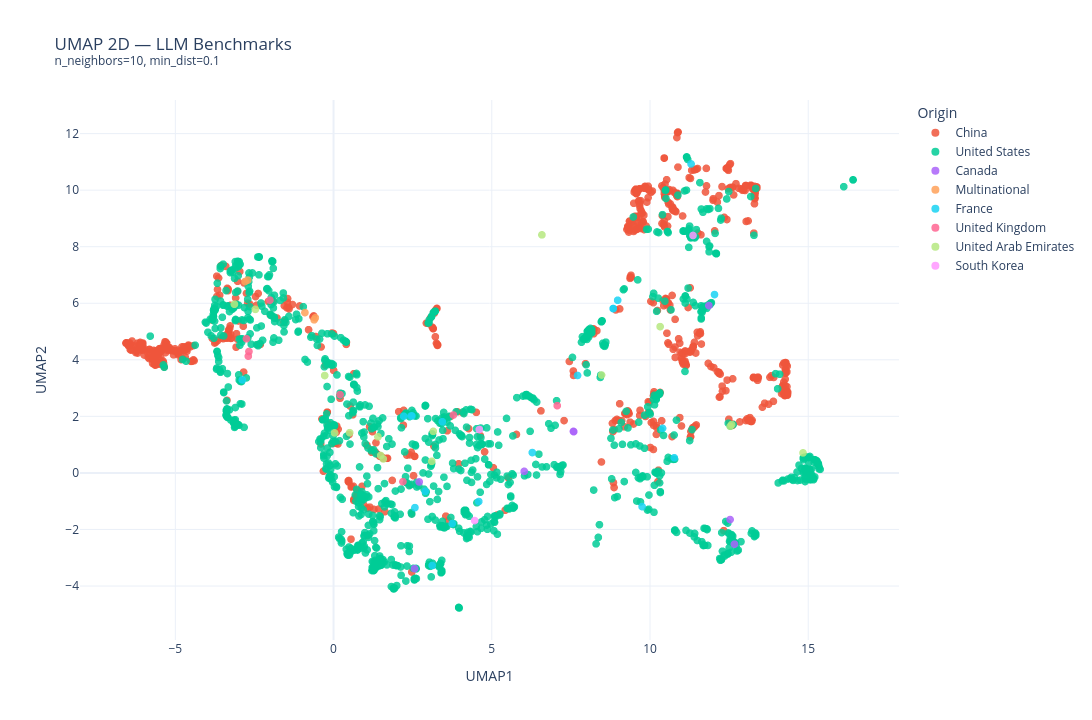

Notebook code cell kept with this figure:
### Markdown cell above
## 1c. UMAP

Note: UMAP is designed for high-dimensional data. With only 6 benchmark features the topology signal is limited — treat this as exploratory. Increase `N_NEIGHBORS` for more global structure, decrease for more local clusters.

### Code cell
import umap

N_NEIGHBORS  = 10    # higher = more global structure
MIN_DIST     = 0.1   # lower = tighter clusters
RANDOM_STATE = 42

selected_umap = PRIMARY_BENCHMARKS[:]
df_umap = df_raw.copy()
coverage = df_umap[selected_umap].notna().mean(axis=1)
df_umap = df_umap[coverage >= 0.5].copy()

X_umap = df_umap[selected_umap].values.astype(float)
X_umap = SimpleImputer(strategy="mean").fit_transform(X_umap)
X_umap = StandardScaler().fit_transform(X_umap)

reducer = umap.UMAP(n_components=2, n_neighbors=N_NEIGHBORS, min_dist=MIN_DIST,
                    random_state=RANDOM_STATE)
embedding = reducer.fit_transform(X_umap)

df_umap["UMAP1"] = embedding[:, 0]
df_umap["UMAP2"] = embedding[:, 1]

fig_umap = px.scatter(
    df_umap,
    x="UMAP1", y="UMAP2",
    color="Origin",
    hover_name="Model",
    hover_data={
        "Company": True,
        "Release Year": True,
        "UMAP1": False,
        "UMAP2": False,
        **{b: ":.2f" for b in PRIMARY_BENCHMARKS},
    },
    title=f"UMAP 2D — LLM Benchmarks<br><sup>n_neighbors={N_NEIGHBORS}, min_dist={MIN_DIST}</sup>",
    template="plotly_white",
    width=1280, height=720,
)
fig_umap.update_traces(marker=dict(size=8, opacity=0.85))
fig_umap.show()

### Figure 1 — Plotly figure (JSON) as saved in the notebook; plotly's stock layout.template omitted (floating-point values rounded to 4 significant figures; data arrays with more than 128 entries replaced by an {"elided": "..."} marker saying what was removed)
{"data": [{"customdata": {"elided": "799x8 mixed values"}, "hovertemplate": "<b>%{hovertext}</b><br><br>Origin=China<br>Company=%{customdata[0]}<br>Release Year=%{customdata[1]}<br>oll_BBH=%{customdata[2]:.2f}<br>oll_GPQA=%{customdata[3]:.2f}<br>oll_IFEval=%{customdata[4]:.2f}<br>oll_MATH_lvl5=%{customdata[5]:.2f}<br>oll_MMLU_PRO=%{customdata[6]:.2f}<br>oll_MUSR=%{customdata[7]:.2f}<extra></extra>", "hovertext": {"elided": "799 str values"}, "legendgroup": "China", "marker": {"color": "#EF553B", "opacity": 0.85, "size": 8, "symbol": "circle"}, "mode": "markers", "name": "China", "showlegend": true, "type": "scattergl", "x": {"elided": "799 float values"}, "xaxis": "x", "y": {"elided": "799 float values"}, "yaxis": "y"}, {"customdata": {"elided": "1189x8 mixed values"}, "hovertemplate": "<b>%{hovertext}</b><br><br>Origin=United States<br>Company=%{customdata[0]}<br>Release Year=%{customdata[1]}<br>oll_BBH=%{customdata[2]:.2f}<br>oll_GPQA=%{customdata[3]:.2f}<br>oll_IFEval=%{customdata[4]:.2f}<br>oll_MATH_lvl5=%{customdata[5]:.2f}<br>oll_MMLU_PRO=%{customdata[6]:.2f}<br>oll_MUSR=%{customdata[7]:.2f}<extra></extra>", "hovertext": {"elided": "1189 str values"}, "legendgroup": "United States", "marker": {"color": "#00cc96", "opacity": 0.85, "size": 8, "symbol": "circle"}, "mode": "markers", "name": "United States", "showlegend": true, "type": "scattergl", "x": {"elided": "1189 float values"}, "xaxis": "x", "y": {"elided": "1189 float values"}, "yaxis": "y"}, {"customdata": [["CohereForAI", 2024, 34.86, 5.928, 64.62, 3.474, 26.18, 13.47], ["CohereForAI", 2024, 20.2, 4.586, 46.99, 1.662, 14.2, 8.424], ["CohereForAI", 2024, 38.71, 10.07, 73.02, 15.33, 34.78, 6.409], ["CohereForAI", 2024, 28.52, 7.047, 63.59, 8.61, 22.26, 4.411], ["CohereForAI", 2024, 39.92, 7.383, 76.64, 8.006, 33.24, 20.42], ["CohereForAI", 2024, 42.84, 13.42, 75.4, 12.39, 38.01, 19.84], ["CohereForAI", 2024, 34.56, 7.606, 67.48, 3.474, 26.33, 16.13], ["CohereForAI", 2024, 36.02, 7.83, 77.13, 29.91, 28.58, 10.23]], "hovertemplate": "<b>%{hovertext}</b><br><br>Origin=Canada<br>Company=%{customdata[0]}<br>Release Year=%{customdata[1]}<br>oll_BBH=%{customdata[2]:.2f}<br>oll_GPQA=%{customdata[3]:.2f}<br>oll_IFEval=%{customdata[4]:.2f}<br>oll_MATH_lvl5=%{customdata[5]:.2f}<br>oll_MMLU_PRO=%{customdata[6]:.2f}<br>oll_MUSR=%{customdata[7]:.2f}<extra></extra>", "hovertext": ["CohereForAI/aya-23-35B", "CohereForAI/aya-23-8B", "CohereForAI/aya-expanse-32b", "CohereForAI/aya-expanse-8b", "CohereForAI/c4ai-command-r-plus", "CohereForAI/c4ai-command-r-plus-08-2024", "CohereForAI/c4ai-command-r-v01", "CohereForAI/c4ai-command-r7b-12-2024"], "legendgroup": "Canada", "marker": {"color": "#ab63fa", "opacity": 0.85, "size": 8, "symbol": "circle"}, "mode": "markers", "name": "Canada", "showlegend": true, "type": "scattergl", "x": [6.026, 2.707, 12.53, 2.56, 7.581, 11.86, 7.59, 12.67], "xaxis": "x", "y": [0.05563, -0.3183, -1.649, -3.385, 1.469, 5.92, 1.458, -2.519], "yaxis": "y"}, {"customdata": [["bigscience", 2022, 4.043, 1.23, 13.73, 0.5287, 1.199, 3.417], ["bigscience", 2022, 4.397, 1.119, 10.44, 0.5287, 0.9586, 6.838], ["bigscience", 2022, 3.42, 0, 12.71, 0.8308, 1.476, 7.891], ["bigscience", 2022, 2.885, 1.566, 6.202, 0.3776, 1.827, 8.185], ["bigscience", 2022, 4.039, 1.902, 13.22, 0.5287, 1.162, 1.921]], "hovertemplate": "<b>%{hovertext}</b><br><br>Origin=Multinational<br>Company=%{customdata[0]}<br>Release Year=%{customdata[1]}<br>oll_BBH=%{customdata[2]:.2f}<br>oll_GPQA=%{customdata[3]:.2f}<br>oll_IFEval=%{customdata[4]:.2f}<br>oll_MATH_lvl5=%{customdata[5]:.2f}<br>oll_MMLU_PRO=%{customdata[6]:.2f}<br>oll_MUSR=%{customdata[7]:.2f}<extra></extra>", "hovertext": ["bigscience/bloom-1b1", "bigscience/bloom-1b7", "bigscience/bloom-3b", "bigscience/bloom-560m", "bigscience/bloom-7b1"], "legendgroup": "Multinational", "marker": {"color": "#FFA15A", "opacity": 0.85, "size": 8, "symbol": "circle"}, "mode": "markers", "name": "Multinational", "showlegend": true, "type": "scattergl", "x": [-2.709, -0.9037, -0.613, -0.575, -2.797], "xaxis": "x", "y": [6.821, 5.669, 5.414, 5.487, 6.768], "yaxis": "y"}, {"customdata": {"elided": "20x8 mixed values"}, "hovertemplate": "<b>%{hovertext}</b><br><br>Origin=France<br>Company=%{customdata[0]}<br>Release Year=%{customdata[1]}<br>oll_BBH=%{customdata[2]:.2f}<br>oll_GPQA=%{customdata[3]:.2f}<br>oll_IFEval=%{customdata[4]:.2f}<br>oll_MATH_lvl5=%{customdata[5]:.2f}<br>oll_MMLU_PRO=%{customdata[6]:.2f}<br>oll_MUSR=%{customdata[7]:.2f}<extra></extra>", "hovertext": ["irahulpandey/mistralai-7B-slerp-v0.1", "mistral-community/Mistral-7B-v0.2", "mistral-community/Mixtral-8x22B-v0.1", "mistral-community/mixtral-8x22B-v0.3", "mistralai/Codestral-22B-v0.1", "mistralai/Ministral-8B-Instruct-2410", "mistralai/Mistral-7B-Instruct-v0.1", "mistralai/Mistral-7B-Instruct-v0.2", "mistralai/Mistral-7B-Instruct-v0.3", "mistralai/Mistral-7B-v0.1", "mistralai/Mistral-7B-v0.3", "mistralai/Mistral-Large-Instruct-2411", "mistralai/Mistral-Nemo-Base-2407", "mistralai/Mistral-Nemo-Instruct-2407", "mistralai/Mistral-Small-24B-Base-2501", "mistralai/Mistral-Small-Instruct-2409", "mistralai/Mixtral-8x22B-Instruct-v0.1", "mistralai/Mixtral-8x22B-v0.1", "mistralai/Mixtral-8x7B-Instruct-v0.1", "mistralai/Mixtral-8x7B-v0.1"], "legendgroup": "France", "marker": {"color": "#19d3f3", "opacity": 0.85, "size": 8, "symbol": "circle"}, "mode": "markers", "name": "France", "showlegend": true, "type": "scattergl", "x": [6.281, 2.477, 3.749, 8.838, 4.588, 10.4, -2.883, 2.9, 2.572, 3.438, 2.455, 11.3, 2.219, 3.119, 8.978, 10.77, 12.04, 8.836, 9.75, 7.71], "xaxis": "x", "y": [0.7207, 2.015, -1.789, 5.816, -1.011, 1.576, 3.287, -0.6519, -1.227, 1.81, 2.014, 10.93, 2.004, -3.272, 6.106, 0.5359, 6.308, 5.81, -1.19, 3.446], "yaxis": "y"}, {"customdata": [["stabilityai", 2023, 41.26, 8.837, 37.87, 4.381, 25.85, 18.65], ["stabilityai", 2024, 22.69, 3.803, 15.69, 4.305, 23.02, 14.49], ["stabilityai", 2024, 25.25, 2.237, 40.82, 5.363, 19.27, 7.728], ["stabilityai", 2024, 8.633, 0, 11.57, 0.7553, 5.151, 5.791], ["stabilityai", 2024, 7.493, 0, 30.6, 2.492, 6.906, 5.713], ["stabilityai", 2024, 6.709, 0, 32.79, 3.323, 7.931, 5.993], ["stabilityai", 2023, 9.013, 0, 22.03, 1.057, 7.432, 4.423], ["stabilityai", 2023, 14.76, 0, 36.83, 4.305, 8.531, 9.788]], "hovertemplate": "<b>%{hovertext}</b><br><br>Origin=United Kingdom<br>Company=%{customdata[0]}<br>Release Year=%{customdata[1]}<br>oll_BBH=%{customdata[2]:.2f}<br>oll_GPQA=%{customdata[3]:.2f}<br>oll_IFEval=%{customdata[4]:.2f}<br>oll_MATH_lvl5=%{customdata[5]:.2f}<br>oll_MMLU_PRO=%{customdata[6]:.2f}<br>oll_MUSR=%{customdata[7]:.2f}<extra></extra>", "hovertext": ["stabilityai/StableBeluga2", "stabilityai/stablelm-2-12b", "stabilityai/stablelm-2-12b-chat", "stabilityai/stablelm-2-1_6b", "stabilityai/stablelm-2-1_6b-chat", "stabilityai/stablelm-2-zephyr-1_6b", "stabilityai/stablelm-3b-4e1t", "stabilityai/stablelm-zephyr-3b"], "legendgroup": "United Kingdom", "marker": {"color": "#FF6692", "opacity": 0.85, "size": 8, "symbol": "circle"}, "mode": "markers", "name": "United Kingdom", "showlegend": true, "type": "scattergl", "x": [7.068, 3.787, 2.192, -2.01, -2.673, -2.694, -2.752, 0.205], "xaxis": "x", "y": [2.378, 2.048, -0.3099, 6.111, 4.294, 4.13, 4.744, 2.769], "yaxis": "y"}, {"customdata": [["tiiuae", 2024, 41.38, 12.75, 36.48, 24.92, 36.0, 14.17], ["tiiuae", 2024, 44.82, 10.51, 78.17, 27.64, 38.1, 13.61], ["tiiuae", 2024, 11.34, 3.915, 24.28, 3.323, 6.758, 9.709], ["tiiuae", 2024, 12.96, 2.237, 55.57, 6.344, 9.316, 10.56], ["tiiuae", 2024, 21.58, 6.264, 27.65, 11.78, 20.88, 6.274], ["tiiuae", 2024, 26.29, 5.145, 69.77, 25, 22.28, 11.13], ["tiiuae", 2024, 31.56, 12.86, 34.16, 19.41, 32.34, 18.14], ["tiiuae", 2024, 37.92, 8.054, 76.12, 40.86, 34.3, 21.17], ["tiiuae", 2024, 25.53, 7.942, 28.91, 19.41, 22.64, 4.393], ["tiiuae", 2024, 25.2, 7.159, 71.65, 30.06, 26.33, 8.258], ["tiiuae", 2024, 21.94, 2.796, 32.61, 2.795, 15.44, 7.531], ["tiiuae", 2023, 16.58, 3.132, 24.96, 1.813, 16.72, 5.193], ["tiiuae", 2023, 17.22, 0, 24.54, 1.964, 14.02, 5.162], ["tiiuae", 2023, 5.964, 0, 18.21, 0.9819, 1.393, 4.497], ["tiiuae", 2023, 4.823, 0, 19.69, 1.208, 1.725, 3.254], ["tiiuae", 2024, 19.88, 8.054, 33.36, 4.456, 14.47, 10.86]], "hovertemplate": "<b>%{hovertext}</b><br><br>Origin=United Arab Emirates<br>Company=%{customdata[0]}<br>Release Year=%{customdata[1]}<br>oll_BBH=%{customdata[2]:.2f}<br>oll_GPQA=%{customdata[3]:.2f}<br>oll_IFEval=%{customdata[4]:.2f}<br>oll_MATH_lvl5=%{customdata[5]:.2f}<br>oll_MMLU_PRO=%{customdata[6]:.2f}<br>oll_MUSR=%{customdata[7]:.2f}<extra></extra>", "hovertext": ["tiiuae/Falcon3-10B-Base", "tiiuae/Falcon3-10B-Instruct", "tiiuae/Falcon3-1B-Base", "tiiuae/Falcon3-1B-Instruct", "tiiuae/Falcon3-3B-Base", "tiiuae/Falcon3-3B-Instruct", "tiiuae/Falcon3-7B-Base", "tiiuae/Falcon3-7B-Instruct", "tiiuae/Falcon3-Mamba-7B-Base", "tiiuae/Falcon3-Mamba-7B-Instruct", "tiiuae/falcon-11B", "tiiuae/falcon-40b", "tiiuae/falcon-40b-instruct", "tiiuae/falcon-7b", "tiiuae/falcon-7b-instruct", "tiiuae/falcon-mamba-7b"], "legendgroup": "United Arab Emirates", "marker": {"color": "#B6E880", "opacity": 0.85, "size": 8, "symbol": "circle"}, "mode": "markers", "name": "United Arab Emirates", "showlegend": true, "type": "scattergl", "x": [10.32, 14.84, -0.2796, 3.101, 1.489, 12.58, 8.469, 6.585, 1.572, 12.53, 1.403, 0.51, 0.03244, -2.47, -3.132, 3.151], "xaxis": "x", "y": [5.174, 0.7092, 3.444, 0.4102, 0.6165, 1.709, 3.462, 8.418, 0.4947, 1.649, 1.277, 1.423, 1.416, 5.783, 5.965, 1.471], "yaxis": "y"}, {"customdata": [["upstage", 2023, 31.87, 7.83, 47.37, 5.665, 23.76, 6.942], ["upstage", 2023, 29.79, 4.139, 24.21, 2.644, 26.67, 13.68], ["upstage", 2024, 54.82, 16.11, 84.16, 22.05, 47.48, 15.01]], "hovertemplate": "<b>%{hovertext}</b><br><br>Origin=South Korea<br>Company=%{customdata[0]}<br>Release Year=%{customdata[1]}<br>oll_BBH=%{customdata[2]:.2f}<br>oll_GPQA=%{customdata[3]:.2f}<br>oll_IFEval=%{customdata[4]:.2f}<br>oll_MATH_lvl5=%{customdata[5]:.2f}<br>oll_MMLU_PRO=%{customdata[6]:.2f}<br>oll_MUSR=%{customdata[7]:.2f}<extra></extra>", "hovertext": ["upstage/SOLAR-10.7B-Instruct-v1.0", "upstage/SOLAR-10.7B-v1.0", "upstage/solar-pro-preview-instruct"], "legendgroup": "South Korea", "marker": {"color": "#FF97FF", "opacity": 0.85, "size": 8, "symbol": "circle"}, "mode": "markers", "name": "South Korea", "showlegend": true, "type": "scattergl", "x": [4.459, 4.607, 11.36], "xaxis": "x", "y": [-1.684, 1.535, 8.398], "yaxis": "y"}], "layout": {"height": 720, "legend": {"title": {"text": "Origin"}, "tracegroupgap": 0}, "title": {"text": "UMAP 2D — LLM Benchmarks<br><sup>n_neighbors=10, min_dist=0.1</sup>"}, "width": 1280, "xaxis": {"anchor": "y", "domain": [0, 1], "title": {"text": "UMAP1"}}, "yaxis": {"anchor": "x", "domain": [0, 1], "title": {"text": "UMAP2"}}}}
